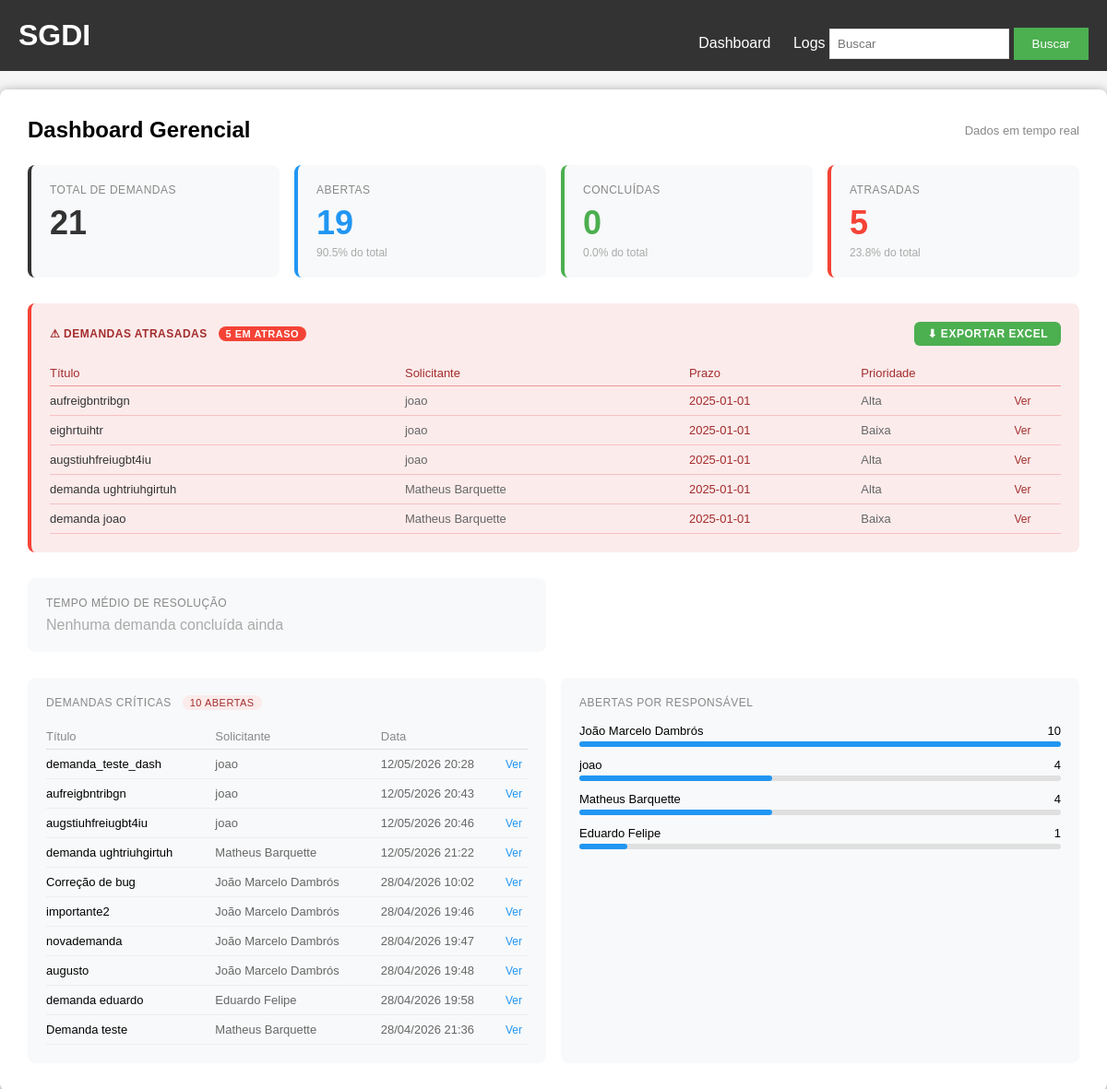
/dashboard (signed in), run on the app's committed database.
### tables this page shows
CREATE TABLE demandas (
        id INTEGER PRIMARY KEY AUTOINCREMENT,
        titulo TEXT,
        descricao TEXT,
        solicitante TEXT,
        data_criacao TEXT,
        id_prioridade INTEGER, status TEXT DEFAULT 'Aberta', prazo TEXT,
        FOREIGN KEY (id_prioridade) REFERENCES prioridades(id)
    );

CREATE TABLE prioridades (
        id INTEGER PRIMARY KEY AUTOINCREMENT,
        peso INTEGER,
        valor TEXT
    );

### app.py (the view)
@app.route('/dashboard')
@login_required
def dashboard():
    conn = get_db()
    f_de          = request.args.get('de', '').strip()
    f_ate         = request.args.get('ate', '').strip()
    f_responsavel = request.args.get('responsavel', '').strip()
    f_prioridade  = request.args.get('prioridade', '').strip()
    f_status      = request.args.get('status', '').strip()
    conditions = []
    params = []
    if f_de:
        conditions.append("substr(d.data_criacao,7,4)||'-'||substr(d.data_criacao,4,2)||'-'||substr(d.data_criacao,1,2) >= ?")
        params.append(f_de)
    if f_ate:
        conditions.append("substr(d.data_criacao,7,4)||'-'||substr(d.data_criacao,4,2)||'-'||substr(d.data_criacao,1,2) <= ?")
        params.append(f_ate)
    if f_responsavel:
        conditions.append("d.solicitante = ?")
        params.append(f_responsavel)
    if f_prioridade:
        conditions.append("p.valor = ?")
        params.append(f_prioridade)
    if f_status:
        conditions.append("d.status = ?")
        params.append(f_status)
    where = ("WHERE " + " AND ".join(conditions)) if conditions else ""
    and_or_where = "AND" if where else "WHERE"
    base_query = f"""
        SELECT d.*, p.valor as prioridade_nome
        FROM demandas d
        LEFT JOIN prioridades p ON d.id_prioridade = p.id
        {where}
    """
    total      = conn.execute(f"SELECT COUNT(*) FROM demandas d LEFT JOIN prioridades p ON d.id_prioridade = p.id {where}", params).fetchone()[0]
    abertas    = conn.execute(f"SELECT COUNT(*) FROM demandas d LEFT JOIN prioridades p ON d.id_prioridade = p.id {where} {and_or_where} d.status = 'Aberta'", params).fetchone()[0]
    concluidas = conn.execute(f"SELECT COUNT(*) FROM demandas d LEFT JOIN prioridades p ON d.id_prioridade = p.id {where} {and_or_where} d.status = 'Concluída'", params).fetchone()[0]
    atrasadas_count = conn.execute(
        f"SELECT COUNT(*) FROM demandas d LEFT JOIN prioridades p ON d.id_prioridade = p.id {where} {and_or_where} d.status = 'Aberta' AND d.prazo IS NOT NULL AND d.prazo < date('now')", params
    ).fetchone()[0]
    atrasadas_list = conn.execute(
        f"{base_query} {and_or_where} d.status = 'Aberta' AND d.prazo IS NOT NULL AND d.prazo < date('now') ORDER BY d.prazo ASC", params
    ).fetchall()
    criticas = conn.execute(
        f"{base_query} {and_or_where} p.valor = 'Alta' AND d.status = 'Aberta' ORDER BY d.data_criacao ASC", params
    ).fetchall()
    por_responsavel = conn.execute(
        f"SELECT d.solicitante, COUNT(*) as total FROM demandas d LEFT JOIN prioridades p ON d.id_prioridade = p.id {where} {and_or_where} d.status = 'Aberta' GROUP BY d.solicitante ORDER BY total DESC", params
    ).fetchall()
    tempo_medio = conn.execute(f"""
        SELECT AVG(
            julianday(substr(d.data_criacao,7,4)||'-'||substr(d.data_criacao,4,2)||'-'||substr(d.data_criacao,1,2)) -
            julianday(substr(d.data_criacao,7,4)||'-'||substr(d.data_criacao,4,2)||'-'||substr(d.data_criacao,1,2))
        ) FROM demandas d LEFT JOIN prioridades p ON d.id_prioridade = p.id
        {where} {and_or_where} d.status = 'Concluída'
    """, params).fetchone()[0]
    responsaveis = conn.execute("SELECT DISTINCT solicitante FROM demandas WHERE solicitante IS NOT NULL ORDER BY solicitante").fetchall()
    conn.close()
    pct_abertas    = round((abertas / total * 100), 1) if total else 0
    pct_concluidas = round((concluidas / total * 100), 1) if total else 0
    pct_atrasadas  = round((atrasadas_count / total * 100), 1) if total else 0
    return render_template('dashboard.html',
        total=total,
        abertas=abertas,
        concluidas=concluidas,
        atrasadas=atrasadas_count,
        atrasadas_list=atrasadas_list,
        criticas=criticas,
        por_responsavel=por_responsavel,
        tempo_medio=round(tempo_medio, 1) if tempo_medio else 0,
        pct_abertas=pct_abertas,
        pct_concluidas=pct_concluidas,
        pct_atrasadas=pct_atrasadas,
        responsaveis=responsaveis,
        f_de=f_de,
        f_ate=f_ate,
        f_responsavel=f_responsavel,
        f_prioridade=f_prioridade,
        f_status=f_status,
    )

### app.py (called while the page is built)
def get_db():
    conn = sqlite3.connect('demandas.db')
    conn.row_factory = sqlite3.Row
    return conn

def login_required(f):
    @wraps(f)
    def decorated(*args, **kwargs):
        if 'user_id' not in session:
            flash('Faça login para continuar.', 'warning')
            return redirect(url_for('auth.login'))
        return f(*args, **kwargs)
    return decorated

### templates/dashboard.html
{% extends "base.html" %}
{% block content %}
<div style="display: flex; justify-content: space-between; align-items: center; margin-bottom: 24px;">
    <h2 style="margin: 0;">Dashboard Gerencial</h2>
    <span style="font-size: 13px; color: #888;">Dados em tempo real</span>
</div>
<div style="display: grid; grid-template-columns: repeat(4, 1fr); gap: 16px; margin-bottom: 28px;">
    <div style="background: #f8f9fa; border-radius: 8px; padding: 20px; border-left: 4px solid #333;">
        <div style="font-size: 12px; color: #888; text-transform: uppercase; letter-spacing: 0.5px; margin-bottom: 8px;">Total de Demandas</div>
        <div style="font-size: 36px; font-weight: 700; color: #333;">{{ total }}</div>
    </div>
    <div style="background: #f8f9fa; border-radius: 8px; padding: 20px; border-left: 4px solid #2196F3;">
        <div style="font-size: 12px; color: #888; text-transform: uppercase; letter-spacing: 0.5px; margin-bottom: 8px;">Abertas</div>
        <div style="font-size: 36px; font-weight: 700; color: #2196F3;">{{ abertas }}</div>
        <div style="font-size: 12px; color: #aaa; margin-top: 4px;">{{ pct_abertas }}% do total</div>
    </div>
    <div style="background: #f8f9fa; border-radius: 8px; padding: 20px; border-left: 4px solid #4CAF50;">
        <div style="font-size: 12px; color: #888; text-transform: uppercase; letter-spacing: 0.5px; margin-bottom: 8px;">Concluídas</div>
        <div style="font-size: 36px; font-weight: 700; color: #4CAF50;">{{ concluidas }}</div>
        <div style="font-size: 12px; color: #aaa; margin-top: 4px;">{{ pct_concluidas }}% do total</div>
    </div>
    <div style="background: #f8f9fa; border-radius: 8px; padding: 20px; border-left: 4px solid #f44336;">
        <div style="font-size: 12px; color: #888; text-transform: uppercase; letter-spacing: 0.5px; margin-bottom: 8px;">Atrasadas</div>
        <div style="font-size: 36px; font-weight: 700; color: #f44336;">{{ atrasadas }}</div>
        <div style="font-size: 12px; color: #aaa; margin-top: 4px;">{{ pct_atrasadas }}% do total</div>
    </div>
</div>
<div style="background: #FCEBEB; border-radius: 8px; padding: 20px; margin-bottom: 28px; border-left: 4px solid #f44336;">
    <div style="font-size: 12px; color: #A32D2D; text-transform: uppercase; letter-spacing: 0.5px; margin-bottom: 16px; font-weight: 600; display: flex; justify-content: space-between; align-items: center;">
        <span>⚠ Demandas Atrasadas
            <span style="background: #f44336; color: white; font-size: 11px; padding: 2px 8px; border-radius: 10px; margin-left: 8px;">{{ atrasadas }} em atraso</span>
        </span>
        <a href="/exportar/atrasadas" style="background: #4CAF50; color: white; font-size: 12px; padding: 6px 14px; border-radius: 6px; text-decoration: none;">⬇ Exportar Excel</a>
    </div>
    {% if atrasadas_list %}
        <table style="width: 100%; border-collapse: collapse; font-size: 13px;">
            <thead>
                <tr style="border-bottom: 1px solid #F09595;">
                    <th style="text-align: left; padding: 6px 0; color: #A32D2D; font-weight: 500;">Título</th>
                    <th style="text-align: left; padding: 6px 0; color: #A32D2D; font-weight: 500;">Solicitante</th>
                    <th style="text-align: left; padding: 6px 0; color: #A32D2D; font-weight: 500;">Prazo</th>
                    <th style="text-align: left; padding: 6px 0; color: #A32D2D; font-weight: 500;">Prioridade</th>
                    <th style="padding: 6px 0;"></th>
                </tr>
            </thead>
            <tbody>
                {% for d in atrasadas_list %}
                <tr style="border-bottom: 1px solid #F7C1C1;">
                    <td style="padding: 8px 0; color: #333;">{{ d['titulo'] }}</td>
                    <td style="padding: 8px 0; color: #666;">{{ d['solicitante'] }}</td>
                    <td style="padding: 8px 0; color: #A32D2D; font-weight: 500;">{{ d['prazo'] }}</td>
                    <td style="padding: 8px 0; color: #666;">{{ d['prioridade_nome'] }}</td>
                    <td style="padding: 8px 0;"><a href="/detalhes/{{ d['id'] }}" style="font-size: 12px; color: #A32D2D;">Ver</a></td>
                </tr>
                {% endfor %}
            </tbody>
        </table>
    {% else %}
        <div style="color: #A32D2D; font-size: 14px;">Nenhuma demanda atrasada.</div>
    {% endif %}
</div>
<div style="display: grid; grid-template-columns: 1fr 1fr; gap: 16px; margin-bottom: 28px;">
    <div style="background: #f8f9fa; border-radius: 8px; padding: 20px;">
        <div style="font-size: 12px; color: #888; text-transform: uppercase; letter-spacing: 0.5px; margin-bottom: 8px;">Tempo Médio de Resolução</div>
        {% if tempo_medio %}
            <div style="font-size: 36px; font-weight: 700; color: #333;">{{ tempo_medio }} <span style="font-size: 16px; font-weight: 400; color: #888;">dias</span></div>
            <div style="font-size: 12px; color: #aaa; margin-top: 4px;">Apenas demandas concluídas</div>
        {% else %}
            <div style="font-size: 16px; color: #aaa; margin-top: 8px;">Nenhuma demanda concluída ainda</div>
        {% endif %}
    </div>
</div>
<div style="display: grid; grid-template-columns: 1fr 1fr; gap: 16px;">
    <div style="background: #f8f9fa; border-radius: 8px; padding: 20px;">
        <div style="font-size: 12px; color: #888; text-transform: uppercase; letter-spacing: 0.5px; margin-bottom: 16px;">
            Demandas Críticas
            <span style="background: #FCEBEB; color: #A32D2D; font-size: 11px; padding: 2px 8px; border-radius: 10px; margin-left: 8px;">{{ criticas|length }} abertas</span>
        </div>
        {% if criticas %}
            <table style="width: 100%; border-collapse: collapse; font-size: 13px;">
                <thead>
                    <tr style="border-bottom: 1px solid #ddd;">
                        <th style="text-align: left; padding: 6px 0; color: #888; font-weight: 500;">Título</th>
                        <th style="text-align: left; padding: 6px 0; color: #888; font-weight: 500;">Solicitante</th>
                        <th style="text-align: left; padding: 6px 0; color: #888; font-weight: 500;">Data</th>
                        <th style="padding: 6px 0;"></th>
                    </tr>
                </thead>
                <tbody>
                    {% for d in criticas %}
                    <tr style="border-bottom: 1px solid #eee;">
                        <td style="padding: 8px 0;">{{ d['titulo'] }}</td>
                        <td style="padding: 8px 0; color: #666;">{{ d['solicitante'] }}</td>
                        <td style="padding: 8px 0; color: #666;">{{ d['data_criacao'] }}</td>
                        <td style="padding: 8px 0;"><a href="/detalhes/{{ d['id'] }}" style="font-size: 12px; color: #2196F3;">Ver</a></td>
                    </tr>
                    {% endfor %}
                </tbody>
            </table>
        {% else %}
            <div style="color: #aaa; font-size: 14px;">Nenhuma demanda crítica aberta.</div>
        {% endif %}
    </div>
    <div style="background: #f8f9fa; border-radius: 8px; padding: 20px;">
        <div style="font-size: 12px; color: #888; text-transform: uppercase; letter-spacing: 0.5px; margin-bottom: 16px;">Abertas por Responsável</div>
        {% if por_responsavel %}
            {% set max_val = por_responsavel[0]['total'] %}
            {% for row in por_responsavel %}
            <div style="margin-bottom: 12px;">
                <div style="display: flex; justify-content: space-between; font-size: 13px; margin-bottom: 4px;">
                    <span>{{ row['solicitante'] }}</span>
                    <span style="font-weight: 500;">{{ row['total'] }}</span>
                </div>
                <div style="background: #e0e0e0; border-radius: 4px; height: 6px;">
                    <div style="background: #2196F3; border-radius: 4px; height: 6px; width: {{ (row['total'] / max_val * 100)|int }}%;"></div>
                </div>
            </div>
            {% endfor %}
        {% else %}
            <div style="color: #aaa; font-size: 14px;">Nenhuma demanda aberta.</div>
        {% endif %}
    </div>
</div>
{% endblock %}

### static/style.css (style rules this page uses)
body { font-family: Arial, sans-serif; background-color: #f5f5f5; padding: 0; margin: 0; }
table { border-collapse: collapse; }
th { text-align: left; padding: 12px; }
td { padding: 12px; }
table a { text-decoration: none; }

### templates/base.html (style rules this page uses)
body { margin: 0; }

### data on the page
demandas: titulo "aufreigbntribgn", solicitante "joao", prazo "2025-01-01", prioridade_nome "Alta", data_criacao "12/05/2026 20:43"
demandas: titulo "eighrtuihtr", solicitante "joao", prazo "2025-01-01", prioridade_nome "Baixa"
demandas: titulo "augstiuhfreiugbt4iu", solicitante "joao", prazo "2025-01-01", prioridade_nome "Alta", data_criacao "12/05/2026 20:46"
demandas: titulo "demanda ughtriuhgirtuh", solicitante "Matheus Barquette", prazo "2025-01-01", prioridade_nome "Alta", data_criacao "12/05/2026 21:22"
demandas: titulo "demanda joao", solicitante "Matheus Barquette", prazo "2025-01-01", prioridade_nome "Baixa"
demandas: titulo "demanda_teste_dash", solicitante "joao", data_criacao "12/05/2026 20:28"
demandas: titulo "Correção de bug", solicitante "João Marcelo Dambrós", data_criacao "28/04/2026 10:02"
demandas: titulo "importante2", solicitante "João Marcelo Dambrós", data_criacao "28/04/2026 19:46"
demandas: titulo "novademanda", solicitante "João Marcelo Dambrós", data_criacao "28/04/2026 19:47"
demandas: titulo "augusto", solicitante "João Marcelo Dambrós", data_criacao "28/04/2026 19:48"
demandas: titulo "demanda eduardo", solicitante "Eduardo Felipe", data_criacao "28/04/2026 19:58"
demandas: titulo "Demanda teste", solicitante "Matheus Barquette", data_criacao "28/04/2026 21:36"

### other printed values
{{ total }} "21"
{{ abertas }} "19"
{{ pct_abertas }} "90.5"
{{ concluidas }} "0"
{{ pct_concluidas }} "0.0"
{{ atrasadas }} "5"
{{ pct_atrasadas }} "23.8"
{{ criticas|length }} "10"
{{ row['solicitante'] }} "João Marcelo Dambrós" "joao" "Matheus Barquette" "Eduardo Felipe"
{{ row['total'] }} "10" "4" "4" "1"
